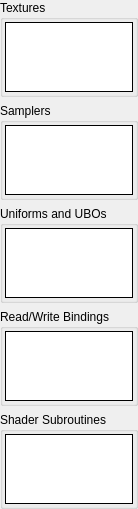
         <widget class="QWidget" name="tcsScrollContents">
          <property name="geometry">
           <rect>
            <x>0</x>
            <y>0</y>
            <width>116</width>
            <height>430</height>
           </rect>
          </property>
          <layout class="QVBoxLayout" name="verticalLayout_15">
           <property name="leftMargin">
            <number>0</number>
           </property>
           <property name="topMargin">
            <number>0</number>
           </property>
           <property name="rightMargin">
            <number>0</number>
           </property>
           <property name="bottomMargin">
            <number>0</number>
           </property>
           <item>
            <widget class="CollapseGroupBox" name="tcsTexGroup">
             <property name="sizePolicy">
              <sizepolicy hsizetype="Preferred" vsizetype="Expanding">
               <horstretch>0</horstretch>
               <verstretch>1</verstretch>
              </sizepolicy>
             </property>
             <property name="title">
              <string>Textures</string>
             </property>
             <layout class="QHBoxLayout" name="horizontalLayout_23">
              <property name="leftMargin">
               <number>2</number>
              </property>
              <property name="topMargin">
               <number>2</number>
              </property>
              <property name="rightMargin">
               <number>2</number>
              </property>
              <property name="bottomMargin">
               <number>2</number>
              </property>
              <item>
               <widget class="RDTreeWidget" name="tcsTextures">
                <property name="frameShape">
                 <enum>QFrame::Box</enum>
                </property>
                <property name="frameShadow">
                 <enum>QFrame::Plain</enum>
                </property>
                <property name="editTriggers">
                 <set>QAbstractItemView::NoEditTriggers</set>
                </property>
                <property name="showDropIndicator" stdset="0">
                 <bool>false</bool>
                </property>
                <property name="rootIsDecorated">
                 <bool>false</bool>
                </property>
                <property name="allColumnsShowFocus">
                 <bool>true</bool>
                </property>
                <attribute name="headerStretchLastSection">
                 <bool>false</bool>
                </attribute>
               </widget>
              </item>
             </layout>
            </widget>
           </item>
           <item>
            <widget class="CollapseGroupBox" name="tcsSamplerGroup">
             <property name="sizePolicy">
              <sizepolicy hsizetype="Preferred" vsizetype="Expanding">
               <horstretch>0</horstretch>
               <verstretch>1</verstretch>
              </sizepolicy>
             </property>
             <property name="title">
              <string>Samplers</string>
             </property>
             <layout class="QHBoxLayout" name="horizontalLayout_26">
              <property name="leftMargin">
               <number>2</number>
              </property>
              <property name="topMargin">
               <number>2</number>
              </property>
              <property name="rightMargin">
               <number>2</number>
              </property>
              <property name="bottomMargin">
               <number>2</number>
              </property>
              <item>
               <widget class="RDTreeWidget" name="tcsSamplers">
                <property name="frameShape">
                 <enum>QFrame::Box</enum>
                </property>
                <property name="frameShadow">
                 <enum>QFrame::Plain</enum>
                </property>
                <property name="editTriggers">
                 <set>QAbstractItemView::NoEditTriggers</set>
                </property>
                <property name="showDropIndicator" stdset="0">
                 <bool>false</bool>
                </property>
                <property name="rootIsDecorated">
                 <bool>false</bool>
                </property>
                <property name="allColumnsShowFocus">
                 <bool>true</bool>
                </property>
                <attribute name="headerStretchLastSection">
                 <bool>false</bool>
                </attribute>
               </widget>
              </item>
             </layout>
            </widget>
           </item>
           <item>
            <widget class="CollapseGroupBox" name="tcsUBOGroup">
             <property name="sizePolicy">
              <sizepolicy hsizetype="Preferred" vsizetype="Expanding">
               <horstretch>0</horstretch>
               <verstretch>1</verstretch>
              </sizepolicy>
             </property>
             <property name="title">
              <string>Uniforms and UBOs</string>
             </property>
             <layout class="QHBoxLayout" name="horizontalLayout_6">
              <property name="leftMargin">
               <number>2</number>
              </property>
              <property name="topMargin">
               <number>2</number>
              </property>
              <property name="rightMargin">
               <number>2</number>
              </property>
              <property name="bottomMargin">
               <number>2</number>
              </property>
              <item>
               <widget class="RDTreeWidget" name="tcsUBOs">
                <property name="frameShape">
                 <enum>QFrame::Box</enum>
                </property>
                <property name="frameShadow">
                 <enum>QFrame::Plain</enum>
                </property>
                <property name="editTriggers">
                 <set>QAbstractItemView::NoEditTriggers</set>
                </property>
                <property name="showDropIndicator" stdset="0">
                 <bool>false</bool>
                </property>
                <property name="rootIsDecorated">
                 <bool>false</bool>
                </property>
                <property name="allColumnsShowFocus">
                 <bool>true</bool>
                </property>
                <attribute name="headerStretchLastSection">
                 <bool>false</bool>
                </attribute>
               </widget>
              </item>
             </layout>
            </widget>
           </item>
           <item>
            <widget class="CollapseGroupBox" name="tcsReadWriteGroup">
             <property name="sizePolicy">
              <sizepolicy hsizetype="Preferred" vsizetype="Expanding">
               <horstretch>0</horstretch>
               <verstretch>1</verstretch>
              </sizepolicy>
             </property>
             <property name="title">
              <string>Read/Write Bindings</string>
             </property>
             <layout class="QHBoxLayout" name="horizontalLayout_27">
              <property name="leftMargin">
               <number>2</number>
              </property>
              <property name="topMargin">
               <number>2</number>
              </property>
              <property name="rightMargin">
               <number>2</number>
              </property>
              <property name="bottomMargin">
               <number>2</number>
              </property>
              <item>
               <widget class="RDTreeWidget" name="tcsReadWrite">
                <property name="frameShape">
                 <enum>QFrame::Box</enum>
                </property>
                <property name="frameShadow">
                 <enum>QFrame::Plain</enum>
                </property>
                <property name="editTriggers">
                 <set>QAbstractItemView::NoEditTriggers</set>
                </property>
                <property name="showDropIndicator" stdset="0">
                 <bool>false</bool>
                </property>
                <property name="rootIsDecorated">
                 <bool>false</bool>
                </property>
                <property name="allColumnsShowFocus">
                 <bool>true</bool>
                </property>
                <attribute name="headerStretchLastSection">
                 <bool>false</bool>
                </attribute>
               </widget>
              </item>
             </layout>
            </widget>
           </item>
           <item>
            <widget class="CollapseGroupBox" name="tcsSubroutineGroup">
             <property name="sizePolicy">
              <sizepolicy hsizetype="Preferred" vsizetype="Expanding">
               <horstretch>0</horstretch>
               <verstretch>1</verstretch>
              </sizepolicy>
             </property>
             <property name="title">
              <string>Shader Subroutines</string>
             </property>
             <layout class="QHBoxLayout" name="horizontalLayout_8">
              <property name="leftMargin">
               <number>2</number>
              </property>
              <property name="topMargin">
               <number>2</number>
              </property>
              <property name="rightMargin">
               <number>2</number>
              </property>
              <property name="bottomMargin">
               <number>2</number>
              </property>
              <item>
               <widget class="RDTreeWidget" name="tcsSubroutines">
                <property name="frameShape">
                 <enum>QFrame::Box</enum>
                </property>
                <property name="frameShadow">
                 <enum>QFrame::Plain</enum>
                </property>
                <property name="editTriggers">
                 <set>QAbstractItemView::NoEditTriggers</set>
                </property>
                <property name="showDropIndicator" stdset="0">
                 <bool>false</bool>
                </property>
                <property name="rootIsDecorated">
                 <bool>false</bool>
                </property>
                <property name="allColumnsShowFocus">
                 <bool>true</bool>
                </property>
                <attribute name="headerStretchLastSection">
                 <bool>false</bool>
                </attribute>
               </widget>
              </item>
             </layout>
            </widget>
           </item>
           <item>
            <spacer name="verticalSpacer_3">
             <property name="orientation">
              <enum>Qt::Vertical</enum>
             </property>
             <property name="sizeType">
              <enum>QSizePolicy::MinimumExpanding</enum>
             </property>
             <property name="sizeHint" stdset="0">
              <size>
               <width>0</width>
               <height>0</height>
              </size>
             </property>
            </spacer>
           </item>
          </layout>
         </widget>
